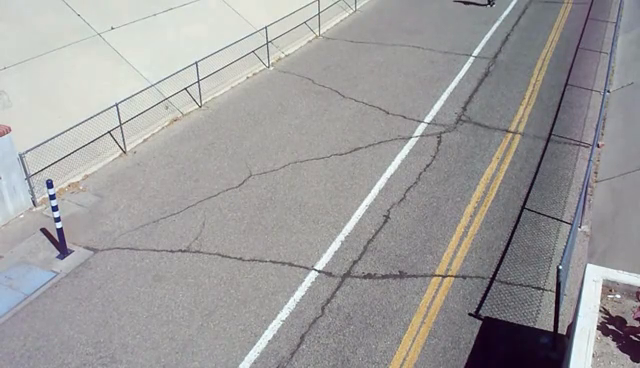
#> input picture frame 72 of 13_object_track/long.mp4, 640 x 368 px
$ jupyter execute 4.5.ipynb   (older library calls are emulated)
#> lines starting #> are read from the running program, lines starting #| are printed output that depends on the picture; pictures that were not available may be replaced by others from this repository, and a replacement may not be noted
计算机视觉三大任务
- 目标检测
- 目标分割
- 目标跟踪

# 目标跟踪 Object Tracking

# 历史发展

目标跟踪是一个很大的领域

在deeplearning没有出现的时候就有跟踪了

2010-2012 TLD track learning detection

2012 corlatin filter相关滤波

2012之后 Siamese基于孪生, 基于CNN

甚至认为跟踪就是检测的复合任务

# 跟踪简述
## 什么是跟踪
- 很多时候应该叫做 visual tracking
    - 比如颜色, 没有物体出现的区域
- 还有 target tracking
    - 比如敌方飞机, 这是在object出现之前就已经知道它是什么了
- 甚至还有 把tracking换成tracing(轨迹)
- 第一帧如果没有任何物体, 从某一时刻开始出现我们感兴趣的物体, 这时候也需要recognition

强调在很多物体的表现很好, 而不是固定种类

比如ufo从来没见过, oneshot learning

难点: 视角, 姿态,运动,  重叠, 遮挡, 多个相似, 抖动, 亮度, 变色, 突然消失, 要鲁棒性好

实时性(评价指标: mIOU)

## 简介视频

re3: Real-Time Recurrent Regression Networks for Visual Tracking of Generic Objects

[re3](https://gitlab.cs.washington.edu/xkcd/re3-tensorflow)

## 输入输出

输入是图片序列sequence, 是有顺序的; 而不是集合set, 不是一堆图片

通常, 输入还应该有第一帧目标的位置

具体输入形式,有9种

比如中心点, 轮廓上12个点, bbox, 斜的bbox, 全部轮廓, 内部填充物mask, 骨架, 等等

输出接下来每一帧目标可能的位置

## 应用场景

- 工业机器人
- 监控
- 交通
- VR(包括传感器)
- 需要其他信号,比如gps, 声纳

## 分类&分支方向

按目标多少: 多目标, 单目标(这两个领域完全不同)

第一帧是否给定(企业级往往没有)

Model-Free

- Environment:
    - 如果是真实场景, 就需要我们人工拍摄
    - 约束环境: 虚拟几何体, 利用摄影知识,完成环境变化
- 摄像头Camera
    - 多个视角
    - 其他摄像头,红外,声纳
- 失效性
    - 长时跟踪
    - 短时跟踪(目标消失)
- 物体种类与数量
- 数据集
- 指标

## 挑战
1. Motion blur 运动模糊 ,边界不清楚
2. Occlusion 遮挡(框如何变化)
3. Deformation 变形,如跳舞的姿态
4. Scale variation 尺度, 大小, 车跑过来
5. Move too fast 运动太快可能不连续
6. Exposure change 曝光点变化

最重要的: 缺少训练样本

> 肯定要增广!!

# 分类

多目标

单目标

这两个完全不同的方向, 没办法用一个方案同时解决两个

第一帧是否给定: 一般给定

在企业业务中可能没有

# 主要的挑战
框的大小变化

本身姿态变形(跳舞,弯腰)

尺度变化屏幕占比(车远近,)

最大的困难:缺少训练样本

需要Augmentation

# 问题的简化

## 简化成detection
每一帧都提出来:
- 可能闪烁 可能有些帧没有
- 损失信息.导致输出不准确,不能考虑前后的连贯性

弥补:
- 比如前后帧差别太大, 剔除
- 比如前后帧消失,插补

## 背景固定

背景的像素固定(比如监控录像, 只有光照略微变化)

关键是找到背景如何变化的, 第二帧减去第一帧:

### 线性变换法

- 具体来说, 应该找到两张图片的关键点
- 发现第一帧很多关键点经过单应性矩阵变换到了第二帧
- 此时应该 2 - H * 1

### 帧插法

单纯的第二帧减第一帧

做阈值筛出变化的东西, 就是运动的物体

### 光流法

背景可能存在一种不为人知的变化

把背景的每个像素点当作光点, 每时每刻发生变化

预测光流场在下一个时刻怎么变化

给函数带入t值, 得到背景, 每帧减去背景即可

\(个人想法: 拉格朗日法和欧拉法\)

### 背景削弱

### 帧插法 演示

[cell 1]
import cv2
import os
import numpy as np

[cell 2]
root_path = os.curdir
video_path = os.path.join(root_path, "long.mp4")

[cell 3]
# import matplotlib.pyplot as plt
# import matplotlib
# matplotlib.use('Qt5Agg')

[cell 4]
cap = cv2.VideoCapture(video_path)
frame_num = 0
# plt.ion()
while cap.isOpened():
    ret_status, frame = cap.read()
#> frame is the input picture: shape (368, 640, 3); mean B, G, R 156.4, 156.3, 157.7
    frame_num+=1
    if ret_status:
        temp_frame = frame
        if frame_num ==1:
            prev_frame = cv2.cvtColor(temp_frame, cv2.COLOR_BGR2GRAY)
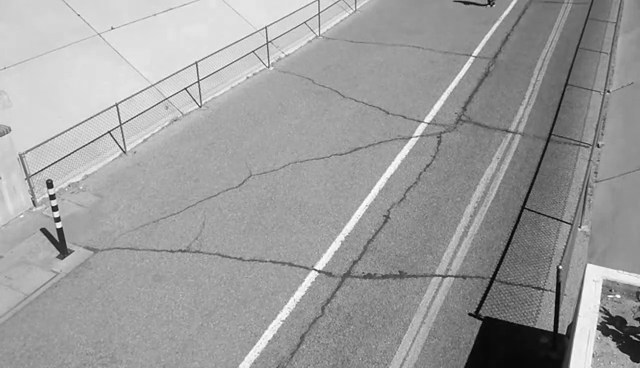
#> prev_frame: shape (368, 640); min 2, max 255, mean 156.7
        if frame_num>2:
            curr_frame = cv2.cvtColor(temp_frame, cv2.COLOR_BGR2GRAY)
            curr_frame = cv2.absdiff(curr_frame,prev_frame)


            # 阈值变化处理, 二池化操作, 放大
            # 对于40分界, 超过40就绝对亮
            # 这里要把一些背景中变化的东西剔除调
            _, threshold_frame = cv2.threshold(curr_frame,40,255,cv2.THRESH_BINARY)

            # 降噪
            gaussian_frame = cv2.GaussianBlur(threshold_frame, (3,3),0)

            img, contours,hia = cv2.findContours(gaussian_frame.copy(), cv2.RETR_EXTERNAL, cv2.CHAIN_APPROX_SIMPLE)
            # print(contours)
            for c in contours:
                if cv2.contourArea(c)>=150:
                    (x,y,w,h) = cv2.boundingRect(c)
                    cv2.rectangle(frame,(x,y),(w+x,y+h),(255,255,0),2)
            # [5 lines of commented-out code are left out]
            cv2.imshow('ORIGIN',cv2.cvtColor(frame, cv2.COLOR_BGR2RGB))
            cv2.imshow('ABSDIFF', curr_frame)
            cv2.imshow('BINARY', threshold_frame)
            cv2.imshow('GAUSSIAN', gaussian_frame)

            if cv2.waitKey(33) & 0xFF==ord('q'):
                break
        prev_frame = cv2.cvtColor(temp_frame, cv2.COLOR_BGR2GRAY)
cap.release()
cv2.destroyAllWindows()

# 跟踪器

跟踪器有上百种, 留下来的也就几种

实时性很关键(绝大多数情况下, 都是在线跟踪, 只知道当前帧和历史帧)

主要分4类
- Dataset
    - VOT竞赛
    - OTB object tracking benchmark
    - 其他
- Others
    - 静态背景
    - RL
    - ...
- 相关滤波
    - KCF
    - CNN
- CNN
    - 基于检测
    - 孪生网络

## 相关滤波

## 使用了核方法的相关滤波
快

离散傅里叶, 对于原始样本增强和采样的速度大大提高

循环矩阵最小化

用了HOG特征

## 卡尔玛滤波 Kalman filter

> 广泛用在控制和航天

### CCOT

### MD NET

1:56

## Siam R-CNN 2019 基于检测

[论文地址](https://arxiv.org/abs/1911.12836v1)

直接使用检测的backbone

孪生的意义:

    第一帧, 当前帧都使用了deep feature extractor

    而且经过的时候权值不变(shared weight)

    两个输入进入, 两个输出

1. 第一帧经过backbone生成特征图
2. 把第一帧的bbox信息, 投影到特征图上, 并使用ROI align,得到固定大小的一个特征图
3. 当前帧进入backbone生成特征图, 特征图进入region proposal network, 得到区域建议, 也使用ROI align,得到多个固定大小的特征图
4. 将3的结果分别和2的结果concat, 先re-detection,也就是再回归, 分数越高, 说明越可能是第一帧出现的
5. 对4的结果进行筛查,考虑前几帧, 大小夸张的去掉, 离得远的去掉等等
6. 用5的结果, 使用4中同样的re-detection网络, 再检测, 得到更加真实的框
7. 对6的结果进行一些动态的预估, 并且插值放大, 放到原图上
8. (可选)把7的结果进行分割, 画出物体的边缘

## 相关滤波 Correlation Filters

### 什么是"相关"
相关, 类似于协方差

比如大图中有个小人, 一张小图就是那个小人

拿小图和大图卷积, 得到score map

是响应分数, 也是相关操作

### 真实情况

但是这种相关操作很慢, 用点乘更好

傅里叶变换可以把卷积变成乘法

小图其实是第一帧出现的目标

大图小图分别做傅里叶变换, 然后点乘

点乘结果逆傅里叶变换, 得到结果

相当于在时域频域做了变换

### MOSSE 2010

minimum output sum of square error

最小方差输出的滤波器

Gi是响应图

G = f 卷积 h

f 是大图, h 是小图

目的: 找到一个合适的h, 使得每一帧, 卷积的时候, g在目标区域达到最大, 接近gt

也就使下式最小:
$$ \sum_{i=1}^{N}|f_{i} * h -g_{gt_{i}}|^2$$

将f,g,h傅里叶变换:
$$ \underset{H}{argmin}\sum_{i=1}^{N}|F_{i} \odot H -G_{i}|^2$$

求导可解共轭

$$ H^{*} = \frac{\sum_{i}^{N}G_{i}\odot F_{i}^{*}}{\sum_{i}^{N}F_{i}\odot F_{i}^{*}}$$

线上更新, 不可能拿到所有帧

只能用之前的:

$$ H_{i}^{*} = \eta\frac{G_{i}\odot F_{i}^{*}}{F_{i}\odot F_{i}^{*}}+(1-\eta ) H_{i-1}^{*}$$

实际上还对每一帧作了增广

### 核相关滤波器 Kernelized Correlation Filters

#### 循环矩阵:

用来增广样本

比如当样本是一维的:

三维图片:

#### 循环矩阵的性质:

可以对角化

#### KCF算法:

第一帧,训练一个滤波器, 使得第一帧在目标位置响应最强

第二帧同样,  用循环矩阵增广, 训练一个滤波器, 使得之前所有找到的更准确

## SiamFC 2015

[论文](https://arxiv.org/abs/1606.09549)

目标和当前帧同时送入backbone

backbone不训练

两者的输出做相关

得到响应图

## SiamRPN

[论文](https://arxiv.org/abs/1606.09549)

模板帧和检测帧都进入CNN

然后结果一个分支做分类(是还是不是)

一个分支做回归

## SiamMask 2019竞赛亚军

[视频](https://www.bilibili.com/video/BV1Kt411u7CT)

[论文](http://www.robots.ox.ac.uk/%7Eqwang/SiamMask/)

[开源](https://github.com/foolwood)

作者认为: 跟踪精度上限, 不是由框决定, 由分割决定

单纯跟踪框精度不行的

当前帧和目标值也是进入相同的backbone, 得到特征图, 做相关操作

每一个长条都是响应分数

256通道可以做成63x63,做成mask

生成mask的过程类似于unet, 多尺度融合

## SiamRPN, SiamMask, KalmanFilter还在用

## Kalman filter

控制算法

转变思维: 估算方法, 使得我们估算的东西方差最小

适用于: 线性系统+ 高斯噪声 (非高斯 粒子滤波)

场景: 小车在走, 我们在路边不动, 每个时刻都观测它

t时刻, 观测值, 距离zt, 这是个标量, 小车的状态xt=\[position_t, vt\]

zt未必等于position_t, 有误差

zt是均值, R是协方差矩阵(或者标量方差)

根据牛顿第二定律，我们其实可以知道上一时刻

$$p_{t}=p_{t-1}+\Delta t \cdot v_{t} + \frac{1}{2}\Delta t^2 \cdot a_{t}$$

$$v_{t} = v_{t-1} + \Delta t \cdot a_{t}$$

状态转移方程：

$$x_{t}=\begin{bmatrix}1&\Delta t \\0&1\end{bmatrix}x_{t-1}+\begin{bmatrix}\frac{1}{2}\Delta t^2 \\ \Delta t\end{bmatrix}a_{t}$$

$$x_{t}=F_{t}\cdot x_{t-1} + B_{t}\cdot u_{t}$$

F是状态转移矩阵， B是控制矩阵

协方差：
$$P_{t}=F_{t}P_{t-1}F_{t}^{T}$$

以上两个都是预测值，预测不准

应该有：

$$P_{t}=F_{t}P_{t-1}F_{t}^{T}+Q$$

观测方程：

$$z_{t} = H\cdot x_{t} +V$$

V是误差， 没有速度信息所以H=\[1, 0\]

状态更新：

$$\hat{x_{t}}^{kalman}=x_{t}+K_{t}(z_{t}-H\cdot x_{t})$$

K是卡尔曼增益kalman gain，不仅转换量纲，而且还能表达权重，这是核心

方差最小可求卡尔曼增益

$$K_{t}=P_{t}H^{T}(HP_{t}H^{T} + R) ^{-1}$$

其实标量情况下，
$$K=\frac{P}{P+R}$$

k=1，说明更相信观测值，k=0，更相信推测值

$$P_{t}=(1-K_{t}H)P_{t}$$

方差是变大的

其实卡尔曼滤波就是：

准确地推断出下一个时刻小车的位置

但是我们既不能相信我们的推断，也不能相信我们的观测

要基于推测和观测，之间，求一个加权值

[cell 5]
import numpy as np
import matplotlib.pyplot as plt

[cell 6]
# 模拟数据

t = np.linspace(1,100,100)

position_gt = 0.5 *t **2
position_observed = position_gt +np.random.normal(0,500,size=t.shape[0])
plt.plot(t,position_gt,label='truth we never know')
plt.plot(t,position_observed,label='observed position')
plt.legend()
plt.show()
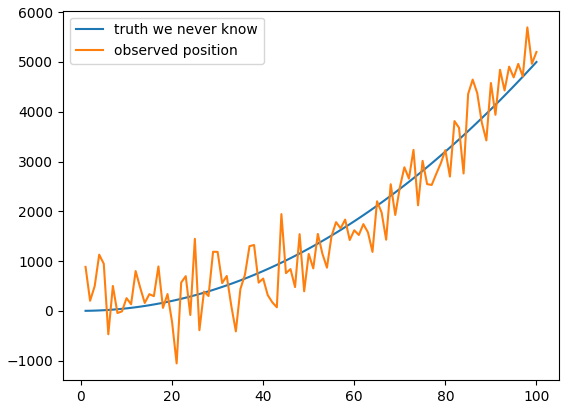
#> figure drawn by matplotlib, 1 panel; curve peaks at x = 100, y = 5000; curve peaks at x = 98, y = 5694.9

[cell 7]
# 用上一个状态推测下一个

# 第一次估计就用第一个观测值
Q=50
predicts_kalman = [position_observed[0]]

position_predict = position_observed[0]
var_observed = 1000
var_predict = 100
for i in range(1,t.shape[0]):
    dv = position_gt[i] - position_gt[i-1] + np.random.normal(0,50)
    position_predict += dv
    var_predict += Q

    # kalman filter
    position_predict = position_predict* var_observed/(var_observed+var_predict) +position_observed[i] *var_predict / (var_observed+var_predict)

    var_predict = var_predict * var_observed/(var_predict+var_observed)**2
    predicts_kalman.append(position_predict)

plt.scatter(t,predicts_kalman, label='kalman')

plt.plot(t,position_gt,label='truth we never know')
plt.plot(t,position_observed,label='observed position')
plt.legend()
plt.show()
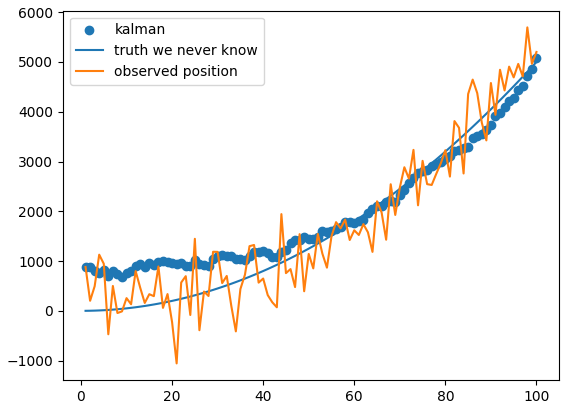
#> figure drawn by matplotlib, 1 panel; curve peaks at x = 100, y = 5000; curve peaks at x = 98, y = 5694.9

$ run again, starting later in the video
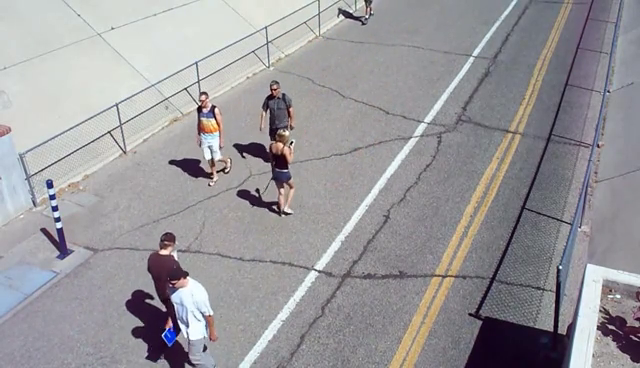
#> input picture frame 326 of 13_object_track/long.mp4, 640 x 368 px
#> frame is the input picture: shape (368, 640, 3); mean B, G, R 155.3, 152.1, 153.8
#> `prev_frame = cv2.cvtColor(temp_frame, cv2.COLOR_BGR2GRAY)`:
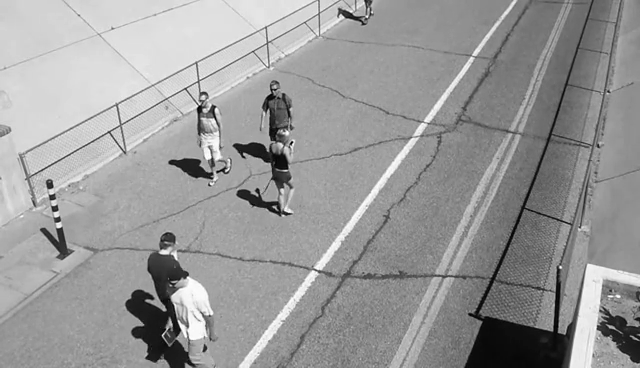
#> prev_frame: shape (368, 640); min 1, max 255, mean 153

$ run again, starting later in the video
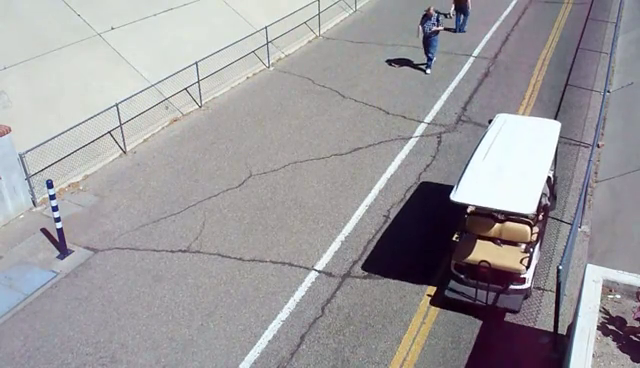
#> input picture frame 580 of 13_object_track/long.mp4, 640 x 368 px
#> frame is the input picture: shape (368, 640, 3); mean B, G, R 156.8, 153.9, 156.3
#> `prev_frame = cv2.cvtColor(temp_frame, cv2.COLOR_BGR2GRAY)`:
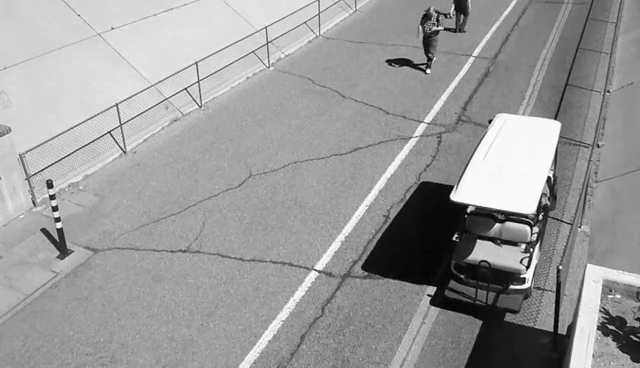
#> prev_frame: shape (368, 640); min 0, max 255, mean 154.9
